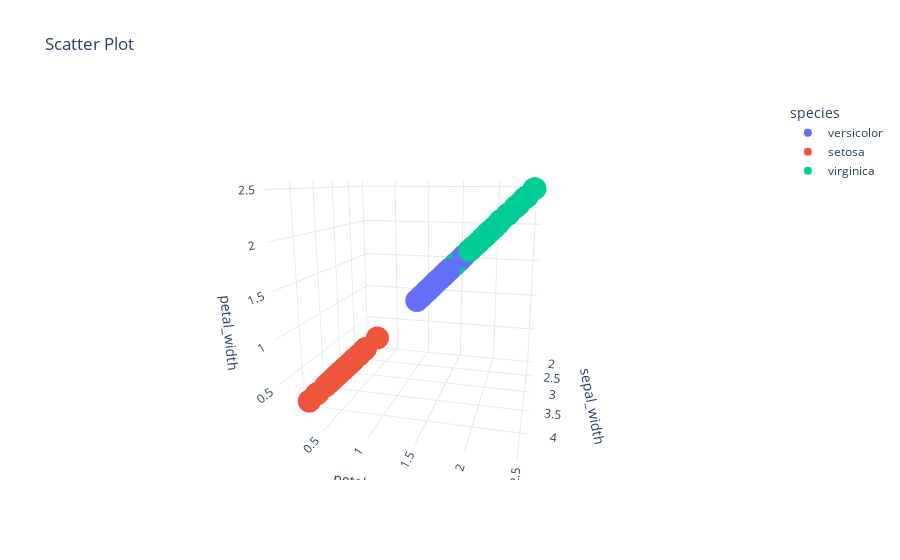

The cell this chart's notebook holds for it:
### Code cell
df.scatterplot(x='sepal_width', y='petal_width', z='petal_width', color='species')

### Figure 1 — Plotly figure (JSON) as saved in the notebook; plotly's stock layout.template omitted (floating-point values rounded to 4 significant figures)
{"data": [{"hovertemplate": "species=versicolor<br>sepal_width=%{x}<br>petal_width=%{z}<extra></extra>", "legendgroup": "versicolor", "marker": {"color": "#636efa", "symbol": "circle"}, "mode": "markers", "name": "versicolor", "scene": "scene", "showlegend": true, "type": "scatter3d", "x": [2.8, 2.8, 2.8, 3, 2.5, 3, 3, 3, 2.9, 2.8, 2.9, 3.4, 2.5, 2.9, 2, 2.8, 2.6, 3, 3.1, 2.9, 2.6, 2.7, 3, 3.2, 2.9, 2.4, 2.7, 3.2, 2.3, 2.3, 2.9, 2.6, 3.1, 2.8, 2.5, 2.7, 2.7, 2.2, 2.9, 3.2], "y": [1.3, 1.2, 1.5, 1.4, 1.3, 1.4, 1.5, 1.7, 1.3, 1.3, 1.4, 1.6, 1.5, 1.3, 1, 1.3, 1, 1.5, 1.5, 1.5, 1.2, 1.6, 1.5, 1.8, 1.3, 1, 1.2, 1.4, 1.3, 1, 1.3, 1.2, 1.4, 1.4, 1.1, 1.3, 1.4, 1.5, 1.3, 1.5], "z": [1.3, 1.2, 1.5, 1.4, 1.3, 1.4, 1.5, 1.7, 1.3, 1.3, 1.4, 1.6, 1.5, 1.3, 1, 1.3, 1, 1.5, 1.5, 1.5, 1.2, 1.6, 1.5, 1.8, 1.3, 1, 1.2, 1.4, 1.3, 1, 1.3, 1.2, 1.4, 1.4, 1.1, 1.3, 1.4, 1.5, 1.3, 1.5]}, {"hovertemplate": "species=setosa<br>sepal_width=%{x}<br>petal_width=%{z}<extra></extra>", "legendgroup": "setosa", "marker": {"color": "#EF553B", "symbol": "circle"}, "mode": "markers", "name": "setosa", "scene": "scene", "showlegend": true, "type": "scatter3d", "x": [3.2, 3.3, 3.2, 3.1, 3.8, 3.8, 3.8, 3, 4, 3.1, 3.6, 3.4, 3.4, 4.4, 3.4, 3.2, 3, 2.3, 3.5, 3, 3.6, 3.2, 3.3, 3.8, 3.4, 4.2, 3.5, 3.2, 3.5, 3.4, 3, 3.7, 3.4, 3.9, 3.9, 3.5, 3.5, 3.7, 3.5, 3.4], "y": [0.2, 0.5, 0.2, 0.2, 0.3, 0.2, 0.4, 0.3, 0.2, 0.1, 0.2, 0.2, 0.2, 0.4, 0.2, 0.2, 0.2, 0.3, 0.6, 0.1, 0.2, 0.2, 0.2, 0.3, 0.4, 0.2, 0.2, 0.2, 0.3, 0.4, 0.1, 0.2, 0.2, 0.4, 0.4, 0.2, 0.2, 0.4, 0.3, 0.2], "z": [0.2, 0.5, 0.2, 0.2, 0.3, 0.2, 0.4, 0.3, 0.2, 0.1, 0.2, 0.2, 0.2, 0.4, 0.2, 0.2, 0.2, 0.3, 0.6, 0.1, 0.2, 0.2, 0.2, 0.3, 0.4, 0.2, 0.2, 0.2, 0.3, 0.4, 0.1, 0.2, 0.2, 0.4, 0.4, 0.2, 0.2, 0.4, 0.3, 0.2]}, {"hovertemplate": "species=virginica<br>sepal_width=%{x}<br>petal_width=%{z}<extra></extra>", "legendgroup": "virginica", "marker": {"color": "#00cc96", "symbol": "circle"}, "mode": "markers", "name": "virginica", "scene": "scene", "showlegend": true, "type": "scatter3d", "x": [3.2, 2.8, 3.1, 3, 2.5, 2.8, 2.6, 2.8, 2.9, 2.6, 2.8, 3, 3, 3.2, 2.7, 3, 2.8, 3, 2.9, 2.5, 3.1, 3.8, 3, 3.3, 3, 3.2, 3, 3.2, 3.2, 2.7, 3, 3, 3.4, 2.8, 2.5, 3.6, 3.3, 2.7, 3, 2.2], "y": [1.8, 2, 1.8, 1.6, 2, 1.9, 1.4, 2.2, 1.8, 2.3, 2, 2.3, 2, 2, 1.9, 1.8, 2.4, 2.2, 1.8, 1.9, 2.3, 2.2, 1.8, 2.5, 1.8, 2.3, 2.3, 2.3, 2.3, 1.9, 2.1, 2.1, 2.4, 1.5, 1.8, 2.5, 2.5, 1.9, 1.8, 1.5], "z": [1.8, 2, 1.8, 1.6, 2, 1.9, 1.4, 2.2, 1.8, 2.3, 2, 2.3, 2, 2, 1.9, 1.8, 2.4, 2.2, 1.8, 1.9, 2.3, 2.2, 1.8, 2.5, 1.8, 2.3, 2.3, 2.3, 2.3, 1.9, 2.1, 2.1, 2.4, 1.5, 1.8, 2.5, 2.5, 1.9, 1.8, 1.5]}], "layout": {"autosize": true, "legend": {"title": {"text": "species"}, "tracegroupgap": 0}, "scene": {"aspectmode": "auto", "aspectratio": {"x": 1.0, "y": 1, "z": 1}, "camera": {"center": {"x": 0, "y": 0, "z": 0}, "eye": {"x": 2.04, "y": 0.5201, "z": 0.5036}, "projection": {"type": "perspective"}, "up": {"x": 0, "y": 0, "z": 1}}, "domain": {"x": [0, 1], "y": [0, 1]}, "xaxis": {"title": {"text": "sepal_width"}, "type": "linear"}, "yaxis": {"title": {"text": "petal_width"}, "type": "linear"}, "zaxis": {"title": {"text": "petal_width"}, "type": "linear"}}, "title": {"text": "Scatter Plot"}}}
